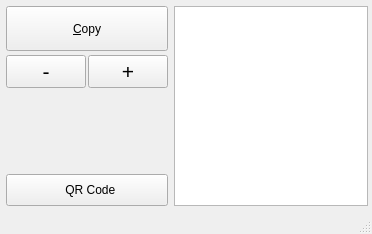
<?xml version="1.0" encoding="UTF-8"?>
<ui version="4.0">
 <class>MainWindow</class>
 <widget class="QMainWindow" name="MainWindow">
  <property name="geometry">
   <rect>
    <x>0</x>
    <y>0</y>
    <width>372</width>
    <height>234</height>
   </rect>
  </property>
  <property name="windowTitle">
   <string>Phoney Dictate</string>
  </property>
  <widget class="QWidget" name="centralwidget">
   <layout class="QVBoxLayout" name="verticalLayout_2">
    <property name="leftMargin">
     <number>6</number>
    </property>
    <property name="topMargin">
     <number>6</number>
    </property>
    <property name="rightMargin">
     <number>4</number>
    </property>
    <property name="bottomMargin">
     <number>6</number>
    </property>
    <item>
     <layout class="QHBoxLayout" name="horizontalLayout" stretch="1,5">
      <item>
       <layout class="QVBoxLayout" name="verticalLayout">
        <property name="spacing">
         <number>4</number>
        </property>
        <item>
         <widget class="QPushButton" name="b_copy">
          <property name="minimumSize">
           <size>
            <width>0</width>
            <height>45</height>
           </size>
          </property>
          <property name="toolTip">
           <string>Copy all text to the clipboard</string>
          </property>
          <property name="text">
           <string>&amp;Copy</string>
          </property>
          <property name="icon">
           <iconset theme="gtk-copy">
            <normaloff>.</normaloff>.</iconset>
          </property>
          <property name="iconSize">
           <size>
            <width>24</width>
            <height>24</height>
           </size>
          </property>
          <property name="flat">
           <bool>false</bool>
          </property>
         </widget>
        </item>
        <item>
         <layout class="QHBoxLayout" name="horizontalLayout_2">
          <property name="spacing">
           <number>2</number>
          </property>
          <item>
           <widget class="QPushButton" name="b_smaller">
            <property name="font">
             <font>
              <pointsize>16</pointsize>
             </font>
            </property>
            <property name="toolTip">
             <string>Make font size smaller</string>
            </property>
            <property name="text">
             <string>-</string>
            </property>
            <property name="icon">
             <iconset theme="font-x-generic"/>
            </property>
            <property name="iconSize">
             <size>
              <width>12</width>
              <height>12</height>
             </size>
            </property>
            <property name="flat">
             <bool>false</bool>
            </property>
           </widget>
          </item>
          <item>
           <widget class="QPushButton" name="b_larger">
            <property name="font">
             <font>
              <pointsize>16</pointsize>
              <weight>50</weight>
              <bold>false</bold>
             </font>
            </property>
            <property name="toolTip">
             <string>Make font size larger</string>
            </property>
            <property name="text">
             <string>+</string>
            </property>
            <property name="icon">
             <iconset theme="font-x-generic"/>
            </property>
            <property name="flat">
             <bool>false</bool>
            </property>
           </widget>
          </item>
         </layout>
        </item>
        <item>
         <spacer name="vspc">
          <property name="orientation">
           <enum>Qt::Vertical</enum>
          </property>
          <property name="sizeHint" stdset="0">
           <size>
            <width>20</width>
            <height>40</height>
           </size>
          </property>
         </spacer>
        </item>
        <item>
         <widget class="QLabel" name="lbl_address">
          <property name="alignment">
           <set>Qt::AlignCenter</set>
          </property>
          <property name="toolTip">
           <string>The address on this computer which your phone's browser should connect to. You can use "QR Code" below as well.</string>
          </property>
          <property name="font">
           <font>
            <pointsize>10</pointsize>
           </font>
          </property>
         </widget>
        </item>
        <item>
         <widget class="QLabel" name="lbl_subnet">
          <property name="alignment">
           <set>Qt::AlignCenter</set>
          </property>
          <property name="toolTip">
           <string>The subnet which you want to allow phones on your network to connect from.</string>
          </property>
          <property name="font">
           <font>
            <pointsize>10</pointsize>
           </font>
          </property>
         </widget>
        </item>
        <item>
         <widget class="QPushButton" name="b_icon">
          <property name="minimumSize">
           <size>
            <width>0</width>
            <height>32</height>
           </size>
          </property>
          <property name="text">
           <string>  QR Code</string>
          </property>
         </widget>
        </item>
       </layout>
      </item>
      <item>
       <widget class="QPlainTextEdit" name="text_box">
        <property name="font">
         <font>
          <pointsize>12</pointsize>
         </font>
        </property>
        <property name="readOnly">
         <bool>true</bool>
        </property>
        <property name="textInteractionFlags">
         <set>Qt::TextSelectableByKeyboard|Qt::TextSelectableByMouse</set>
        </property>
       </widget>
      </item>
     </layout>
    </item>
   </layout>
  </widget>
  <widget class="QStatusBar" name="statusbar"/>
 </widget>
 <resources/>
 <connections>
  <connection>
   <sender>b_smaller</sender>
   <signal>clicked()</signal>
   <receiver>text_box</receiver>
   <slot>zoomOut()</slot>
   <hints>
    <hint type="sourcelabel">
     <x>61</x>
     <y>73</y>
    </hint>
    <hint type="destinationlabel">
     <x>288</x>
     <y>37</y>
    </hint>
   </hints>
  </connection>
  <connection>
   <sender>b_larger</sender>
   <signal>clicked()</signal>
   <receiver>text_box</receiver>
   <slot>zoomIn()</slot>
   <hints>
    <hint type="sourcelabel">
     <x>139</x>
     <y>73</y>
    </hint>
    <hint type="destinationlabel">
     <x>212</x>
     <y>127</y>
    </hint>
   </hints>
  </connection>
 </connections>
</ui>
